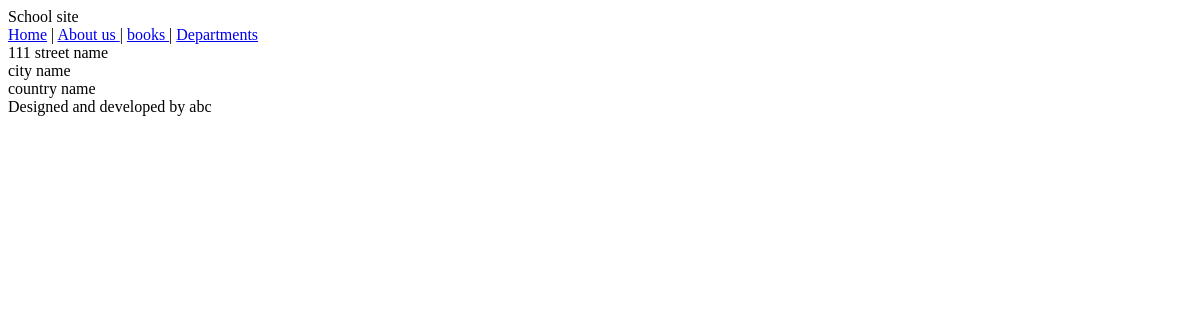
The page /department on the database as committed earlier.
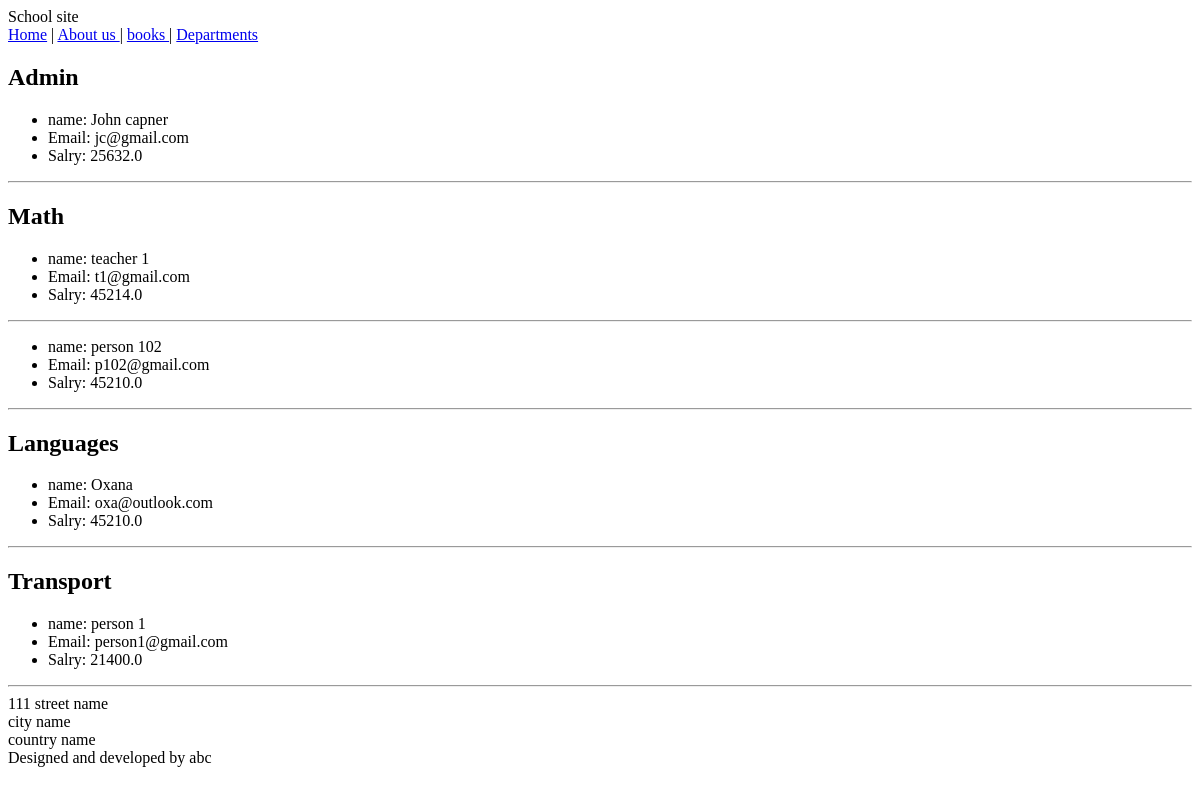
The same page on the database as committed later.
### pages/models.py (models this page shows, shortened)
class Department(models.Model):
    name = models.CharField(max_length = 80)
    description = models.CharField(max_length = 150)

class Employee(models.Model):
    name = models.CharField(max_length=50)
    email = models.CharField(max_length=100)
    salary = models.FloatField()
    department = models.ForeignKey(Department,
                                   on_delete=models.CASCADE,
                                   related_name="employees")

### pages/views.py (the view)
# urls.py: path("department",views.departments,name="department")
def departments(request):
    departments = Department.objects.all()
    return render(request,"pages/department_list.html",{"departments":departments})

### pages/templates/pages/department_list.html
{% extends 'base.html' %}
     {% block content %}
    {% for dep in departments %}
        <h2>{{dep.name}}</h2>
                {% for emp in dep.employees.all%}
               <ul>
                    <li>name: {{emp.name}}</li>
                    <li>Email: {{emp.email}}</li>
                    <li>Salry: {{emp.salary}}</li>
                </ul>
                <hr>
                {% endfor %}
     {% endfor %}
{% endblock %}

### pages/templates/base.html (shortened to what this page needs)
<!DOCTYPE html>
<html lang="en">
<head>
</head>
<body>
    <header>School site </header>
    <a href="/home">Home</a>   | <a href="/about">About us </a>
    | <a href="/book">books </a>
    | <a href="/department">Departments </a>
    <main>
        {% block content %} {% endblock %}
    </main>
    <div>
        111 street name <br>
        city name <br>
        country name
    </div>
     <footer>Designed and developed by abc</footer>
</body>
</html>

Rows that differ between the two databases and show on the page:
added Department: name "Admin"
added Employee: name "John capner", email "jc@gmail.com", salary "25632.0", shown under "Admin"
added Department: name "Math"
added Employee: name "teacher 1", email "t1@gmail.com", salary "45214.0", shown under "Math"
added Employee: name "person 102", email "p102@gmail.com", salary "45210.0", shown under "Math"
added Department: name "Languages"
added Employee: name "Oxana", email "oxa@outlook.com", salary "45210.0", shown under "Languages"
added Department: name "Transport"
added Employee: name "person 1", email "person1@gmail.com", salary "21400.0", shown under "Transport"
